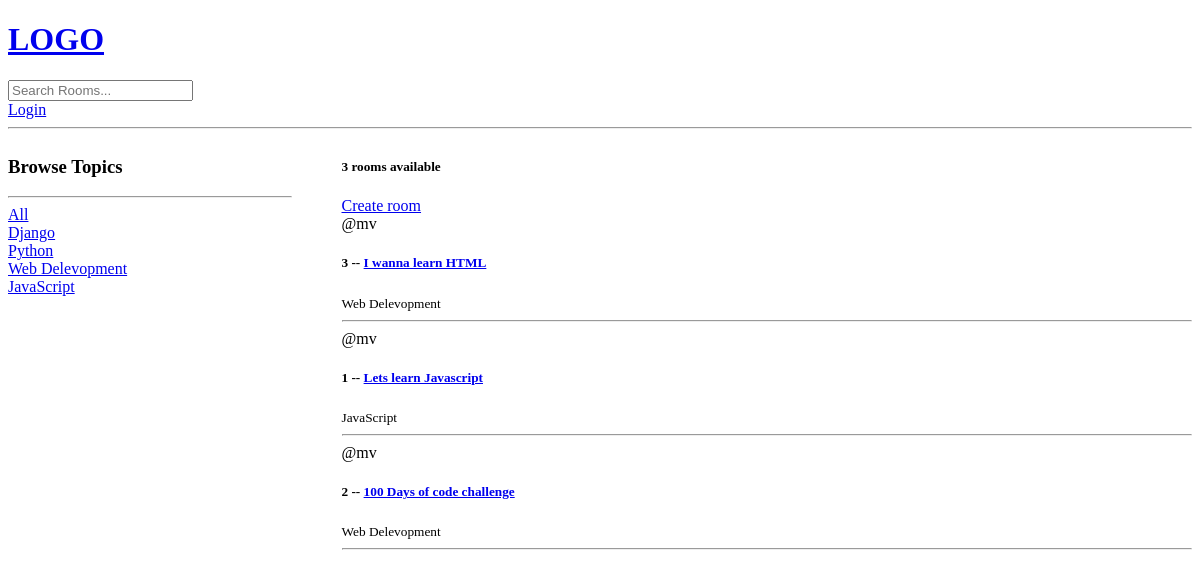
/, run on an earlier commit of the app's database.
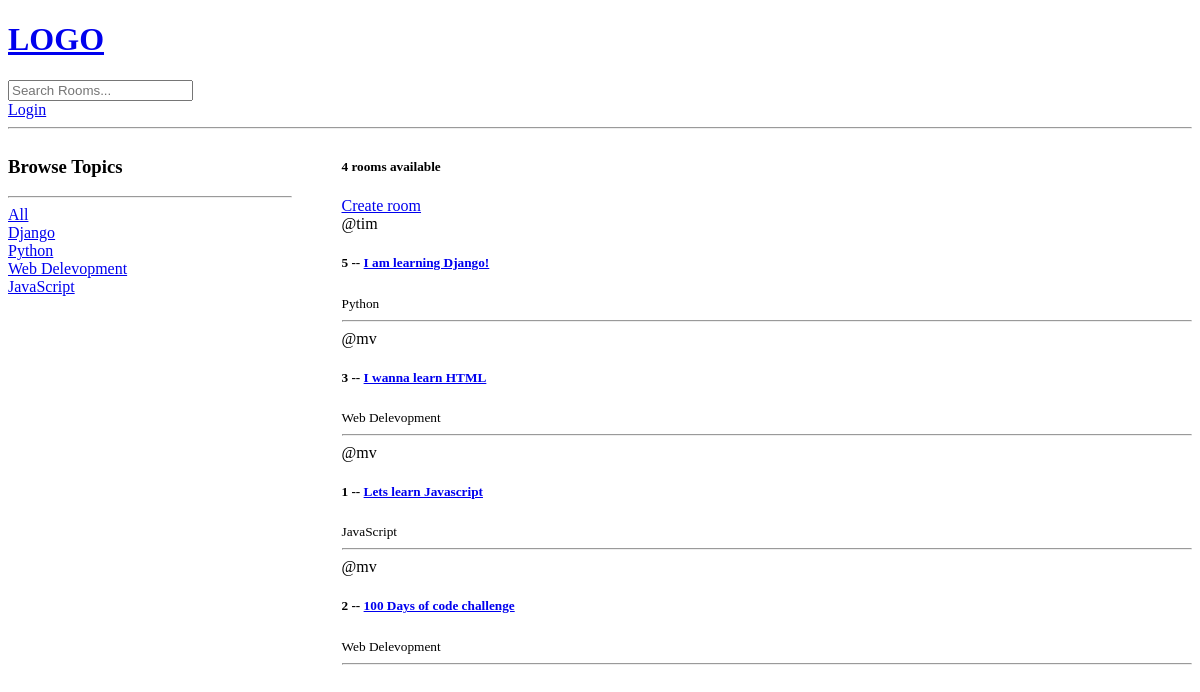
And on a later commit of the database.
### base/models.py (models this page shows, shortened)
class Topic(models.Model):
    name = models.CharField(max_length=200)
    def __str__(self):
        return self.name

class Room(models.Model):
    host = models.ForeignKey(User, on_delete=models.SET_NULL, null=True)
    topic = models.ForeignKey(Topic, on_delete=models.SET_NULL, null=True)
    name = models.CharField(max_length=200)
    description = models.TextField(null=True, blank=True)
    participants = models.ManyToManyField(User, related_name='participants', blank=True)
    updated = models.DateTimeField(auto_now=True)
    created = models.DateTimeField(auto_now_add=True)
    class Meta:
        ordering = ['-updated', '-created']

### base/views.py (the view)
# urls.py: path('', views.home, name="home"),
def home(request):
    q = request.GET.get('q') if request.GET.get('q') != None else ''
    rooms = Room.objects.filter(Q(topic__name__icontains=q) | Q(name__icontains=q) | Q(description__icontains=q))
    room_count = rooms.count()
    topics = Topic.objects.all()
    context = {'rooms': rooms, 'topics': topics, 'room_count': room_count}
    return render(request, 'base/home.html', context)

### base/templates/base/home.html (shortened to what this page needs)
{% extends 'main.html' %}
{% block content %}
    <div class="home-container">
        <div>
            <h3>Browse Topics</h3>
            <hr>
            <div>
                <a href="{% url 'home' %}">All</a>
            </div>
            {% for topic in topics %}
                <div>
                    <a href="{% url 'home' %}?q={{topic.name}}">{{topic}}</a>
                </div>
            {% endfor %}
        </div>
        <div>
            <h5>{{room_count}} rooms available</h5>
            <a href=" {% url 'create-room' %} ">Create room</a>
            <div>
                {% for room in rooms %}
                <div>
                    <span>@{{room.host.username}}</span>
                    <h5>
                        {{room.id}} -- <a href="{% url 'room' room.id %}">{{room.name}}</a>
                    </h5>
                    <small>{{room.topic.name}}</small>
                    <hr>
                </div>
                {% endfor %}
            </div>
        </div>
    </div>
{% endblock  %}

### templates/main.html (shortened to what this page needs)
<!DOCTYPE html>
<html lang="en">
<head>
</head>
<body>
    {% include 'navbar.html' %}
    {% block content %}
    {% endblock  %}
</body>
</html>

### templates/navbar.html
<a href="/">
    <h1>LOGO</h1>
</a>
<form action="{% url 'home' %}">
    <input type="text" name="q" placeholder="Search Rooms...">
</form>
{% if request.user.is_authenticated %}
    <p>Hello {{request.user}} </p>
    <a href="{% url 'logout' %}">Logout</a>
{% else %}
    <a href="{% url 'login' %}">Login</a>
{% endif %}
<hr>

### base/templates/base/home.html (style rules this page uses)
.home-container { display: grid; grid-template-columns: 1fr 3fr; gap: 50px; }

What changed in the data, as far as the page shows it:
added Room: host.username "tim", id "5", name "I am learning Django!", topic.name "Python"
Also different on the page:
{{ room_count }}: "3" → "4"
